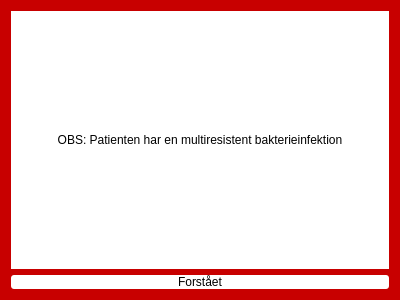
<?xml version="1.0" encoding="UTF-8"?>
<ui version="4.0">
 <class>Form</class>
 <widget class="QWidget" name="Form">
  <property name="geometry">
   <rect>
    <x>0</x>
    <y>0</y>
    <width>400</width>
    <height>300</height>
   </rect>
  </property>
  <property name="windowTitle">
   <string>Form</string>
  </property>
  <property name="styleSheet">
   <string notr="true">#Form { background: rgb(200, 0, 0); }

</string>
  </property>
  <layout class="QVBoxLayout" name="verticalLayout">
   <item>
    <layout class="QVBoxLayout" name="verticalLayout_2">
     <item>
      <widget class="QLabel" name="OBSpatient">
       <property name="styleSheet">
        <string notr="true">#OBSpatient { background: rgb(255, 255, 255) }</string>
       </property>
       <property name="text">
        <string>OBS: Patienten har en multiresistent bakterieinfektion</string>
       </property>
       <property name="alignment">
        <set>Qt::AlignCenter</set>
       </property>
      </widget>
     </item>
     <item>
      <widget class="QPushButton" name="okButton">
       <property name="styleSheet">
        <string notr="true">QPushButton
{
  background-color: rgb(255, 255, 255);
  border-width: 0px;
  border-radius: 3px;
}
QPushButton:hover { background-color: #66c011; }</string>
       </property>
       <property name="text">
        <string>Forstået</string>
       </property>
      </widget>
     </item>
    </layout>
   </item>
  </layout>
 </widget>
 <resources/>
 <connections/>
</ui>
